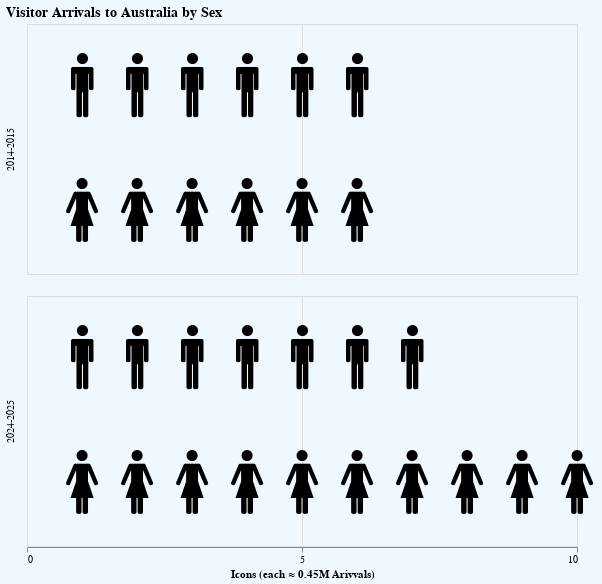

Specify this chart in Vega-Lite:
### Vega-Lite specification from a JSON file in a GitHub repository (floating-point values rounded to 4 significant figures)
{"$schema": "https://vega.github.io/schema/vega-lite/v6.json", "config": {}, "background": "aliceblue", "title": {"text": "Visitor Arrivals to Australia by Sex", "fontSize": 14, "fontWeight": "bold"}, "width": 550, "height": 250, "data": {"values": [{"Year": "2014-2015", "Sex": "male", "Arrivals": 3569190}, {"Year": "2014-2015", "Sex": "male", "Arrivals": 3569190}, {"Year": "2014-2015", "Sex": "male", "Arrivals": 3569190}, {"Year": "2014-2015", "Sex": "male", "Arrivals": 3569190}, {"Year": "2014-2015", "Sex": "male", "Arrivals": 3569190}, {"Year": "2014-2015", "Sex": "male", "Arrivals": 3569190}, {"Year": "2014-2015", "Sex": "female", "Arrivals": 3569580}, {"Year": "2014-2015", "Sex": "female", "Arrivals": 3569580}, {"Year": "2014-2015", "Sex": "female", "Arrivals": 3569580}, {"Year": "2014-2015", "Sex": "female", "Arrivals": 3569580}, {"Year": "2014-2015", "Sex": "female", "Arrivals": 3569580}, {"Year": "2014-2015", "Sex": "female", "Arrivals": 3569580}, {"Year": "2024-2025", "Sex": "male", "Arrivals": 3974820}, {"Year": "2024-2025", "Sex": "male", "Arrivals": 3974820}, {"Year": "2024-2025", "Sex": "male", "Arrivals": 3974820}, {"Year": "2024-2025", "Sex": "male", "Arrivals": 3974820}, {"Year": "2024-2025", "Sex": "male", "Arrivals": 3974820}, {"Year": "2024-2025", "Sex": "male", "Arrivals": 3974820}, {"Year": "2024-2025", "Sex": "male", "Arrivals": 3974820}, {"Year": "2024-2025", "Sex": "female", "Arrivals": 4427570}, {"Year": "2024-2025", "Sex": "female", "Arrivals": 4427570}, {"Year": "2024-2025", "Sex": "female", "Arrivals": 4427570}, {"Year": "2024-2025", "Sex": "female", "Arrivals": 4427570}, {"Year": "2024-2025", "Sex": "female", "Arrivals": 4427570}, {"Year": "2024-2025", "Sex": "female", "Arrivals": 4427570}, {"Year": "2024-2025", "Sex": "female", "Arrivals": 4427570}, {"Year": "2024-2025", "Sex": "female", "Arrivals": 4427570}, {"Year": "2024-2025", "Sex": "female", "Arrivals": 4427570}, {"Year": "2024-2025", "Sex": "female", "Arrivals": 4427570}]}, "transform": [{"calculate": "{'female': '🚺', 'male': '🚹'}[datum.Sex]", "as": "emoji"}, {"window": [{"op": "rank", "as": "rank"}], "groupby": ["Year", "Sex"]}], "mark": {"type": "text", "baseline": "middle"}, "encoding": {"x": {"field": "rank", "type": "quantitative", "scale": {"domain": [0, 10]}, "axis": {"title": "Icons (each ≈ 0.45M Arivvals)", "tickMinStep": 1, "values": [0, 5, 10]}}, "y": {"field": "Sex", "type": "nominal", "axis": null, "sort": null}, "row": {"field": "Year", "header": {"title": ""}}, "text": {"field": "emoji", "type": "nominal"}, "size": {"value": 60}, "tooltip": [{"field": "Sex", "title": "Sex"}, {"field": "Arrivals", "type": "quantitative", "title": "Arrivals", "format": ","}]}}
